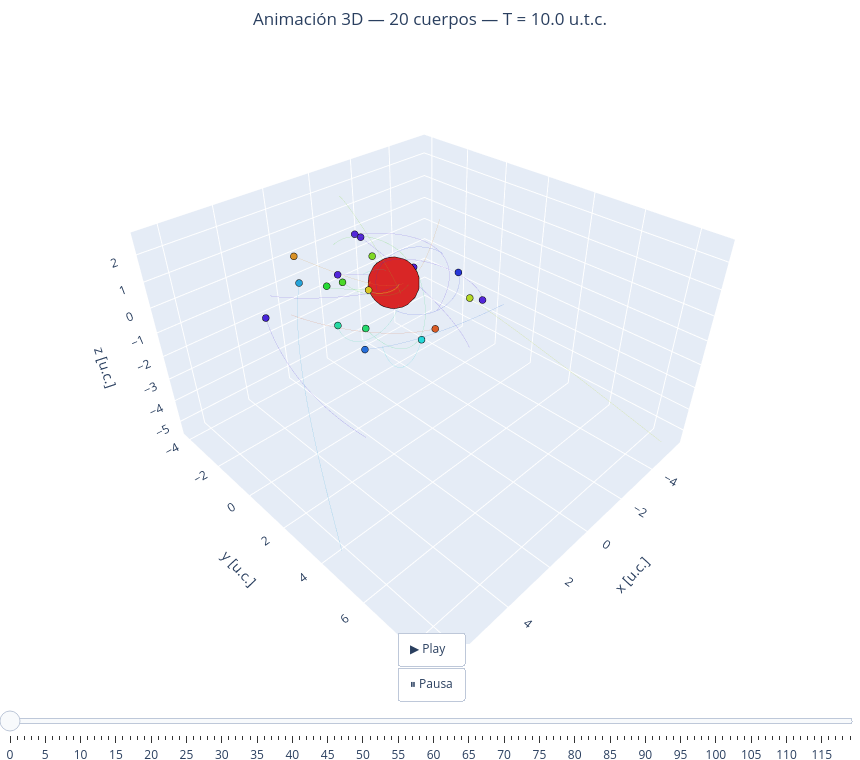

Source (notebook cell):
### Markdown cell above
Vuelve a simular y animar y observa:

### Code cell
rps,vps=simula_ncuerpos_rebound(masas,rinis,vini_ajusts,T=T,Nt=Nt)
anima_ncuerpos(masas,rps,T)

### Figure 1 — Plotly figure (JSON) as saved in the notebook; plotly's stock layout.template omitted (floating-point values rounded to 4 significant figures; data arrays with more than 128 entries replaced by an {"elided": "..."} marker saying what was removed)
{"data": [{"hoverinfo": "skip", "line": {"color": "hsl(0,70%,50%)", "width": 1}, "mode": "lines", "opacity": 0.25, "showlegend": false, "type": "scatter3d", "x": {"elided": "1000 float values"}, "y": {"elided": "1000 float values"}, "z": {"elided": "1000 float values"}}, {"hoverinfo": "skip", "line": {"color": "hsl(18,70%,50%)", "width": 1}, "mode": "lines", "opacity": 0.25, "showlegend": false, "type": "scatter3d", "x": {"elided": "1000 float values"}, "y": {"elided": "1000 float values"}, "z": {"elided": "1000 float values"}}, {"hoverinfo": "skip", "line": {"color": "hsl(36,70%,50%)", "width": 1}, "mode": "lines", "opacity": 0.25, "showlegend": false, "type": "scatter3d", "x": {"elided": "1000 float values"}, "y": {"elided": "1000 float values"}, "z": {"elided": "1000 float values"}}, {"hoverinfo": "skip", "line": {"color": "hsl(54,70%,50%)", "width": 1}, "mode": "lines", "opacity": 0.25, "showlegend": false, "type": "scatter3d", "x": {"elided": "1000 float values"}, "y": {"elided": "1000 float values"}, "z": {"elided": "1000 float values"}}, {"hoverinfo": "skip", "line": {"color": "hsl(72,70%,50%)", "width": 1}, "mode": "lines", "opacity": 0.25, "showlegend": false, "type": "scatter3d", "x": {"elided": "1000 float values"}, "y": {"elided": "1000 float values"}, "z": {"elided": "1000 float values"}}, {"hoverinfo": "skip", "line": {"color": "hsl(90,70%,50%)", "width": 1}, "mode": "lines", "opacity": 0.25, "showlegend": false, "type": "scatter3d", "x": {"elided": "1000 float values"}, "y": {"elided": "1000 float values"}, "z": {"elided": "1000 float values"}}, {"hoverinfo": "skip", "line": {"color": "hsl(108,70%,50%)", "width": 1}, "mode": "lines", "opacity": 0.25, "showlegend": false, "type": "scatter3d", "x": {"elided": "1000 float values"}, "y": {"elided": "1000 float values"}, "z": {"elided": "1000 float values"}}, {"hoverinfo": "skip", "line": {"color": "hsl(125,70%,50%)", "width": 1}, "mode": "lines", "opacity": 0.25, "showlegend": false, "type": "scatter3d", "x": {"elided": "1000 float values"}, "y": {"elided": "1000 float values"}, "z": {"elided": "1000 float values"}}, {"hoverinfo": "skip", "line": {"color": "hsl(144,70%,50%)", "width": 1}, "mode": "lines", "opacity": 0.25, "showlegend": false, "type": "scatter3d", "x": {"elided": "1000 float values"}, "y": {"elided": "1000 float values"}, "z": {"elided": "1000 float values"}}, {"hoverinfo": "skip", "line": {"color": "hsl(162,70%,50%)", "width": 1}, "mode": "lines", "opacity": 0.25, "showlegend": false, "type": "scatter3d", "x": {"elided": "1000 float values"}, "y": {"elided": "1000 float values"}, "z": {"elided": "1000 float values"}}, {"hoverinfo": "skip", "line": {"color": "hsl(180,70%,50%)", "width": 1}, "mode": "lines", "opacity": 0.25, "showlegend": false, "type": "scatter3d", "x": {"elided": "1000 float values"}, "y": {"elided": "1000 float values"}, "z": {"elided": "1000 float values"}}, {"hoverinfo": "skip", "line": {"color": "hsl(198,70%,50%)", "width": 1}, "mode": "lines", "opacity": 0.25, "showlegend": false, "type": "scatter3d", "x": {"elided": "1000 float values"}, "y": {"elided": "1000 float values"}, "z": {"elided": "1000 float values"}}, {"hoverinfo": "skip", "line": {"color": "hsl(216,70%,50%)", "width": 1}, "mode": "lines", "opacity": 0.25, "showlegend": false, "type": "scatter3d", "x": {"elided": "1000 float values"}, "y": {"elided": "1000 float values"}, "z": {"elided": "1000 float values"}}, {"hoverinfo": "skip", "line": {"color": "hsl(234,70%,50%)", "width": 1}, "mode": "lines", "opacity": 0.25, "showlegend": false, "type": "scatter3d", "x": {"elided": "1000 float values"}, "y": {"elided": "1000 float values"}, "z": {"elided": "1000 float values"}}, {"hoverinfo": "skip", "line": {"color": "hsl(251,70%,50%)", "width": 1}, "mode": "lines", "opacity": 0.25, "showlegend": false, "type": "scatter3d", "x": {"elided": "1000 float values"}, "y": {"elided": "1000 float values"}, "z": {"elided": "1000 float values"}}, {"hoverinfo": "skip", "line": {"color": "hsl(270,70%,50%)", "width": 1}, "mode": "lines", "opacity": 0.25, "showlegend": false, "type": "scatter3d", "x": {"elided": "1000 float values"}, "y": {"elided": "1000 float values"}, "z": {"elided": "1000 float values"}}, {"hoverinfo": "skip", "line": {"color": "hsl(288,70%,50%)", "width": 1}, "mode": "lines", "opacity": 0.25, "showlegend": false, "type": "scatter3d", "x": {"elided": "1000 float values"}, "y": {"elided": "1000 float values"}, "z": {"elided": "1000 float values"}}, {"hoverinfo": "skip", "line": {"color": "hsl(306,70%,50%)", "width": 1}, "mode": "lines", "opacity": 0.25, "showlegend": false, "type": "scatter3d", "x": {"elided": "1000 float values"}, "y": {"elided": "1000 float values"}, "z": {"elided": "1000 float values"}}, {"hoverinfo": "skip", "line": {"color": "hsl(324,70%,50%)", "width": 1}, "mode": "lines", "opacity": 0.25, "showlegend": false, "type": "scatter3d", "x": {"elided": "1000 float values"}, "y": {"elided": "1000 float values"}, "z": {"elided": "1000 float values"}}, {"hoverinfo": "skip", "line": {"color": "hsl(342,70%,50%)", "width": 1}, "mode": "lines", "opacity": 0.25, "showlegend": false, "type": "scatter3d", "x": {"elided": "1000 float values"}, "y": {"elided": "1000 float values"}, "z": {"elided": "1000 float values"}}, {"marker": {"color": "hsl(0,70%,50%)", "line": {"color": "black", "width": 0.5}, "size": 30}, "mode": "markers", "name": "Cuerpo 1", "showlegend": false, "type": "scatter3d", "x": [-0.01563], "y": [0.003813], "z": [0]}, {"marker": {"color": "hsl(18,70%,50%)", "line": {"color": "black", "width": 0.5}, "size": 4}, "mode": "markers", "name": "Cuerpo 2", "showlegend": false, "type": "scatter3d", "x": [1.047], "y": [3.147], "z": [0]}, {"marker": {"color": "hsl(36,70%,50%)", "line": {"color": "black", "width": 0.5}, "size": 4}, "mode": "markers", "name": "Cuerpo 3", "showlegend": false, "type": "scatter3d", "x": [1.325], "y": [-4.057], "z": [0]}, {"marker": {"color": "hsl(54,70%,50%)", "line": {"color": "black", "width": 0.5}, "size": 4}, "mode": "markers", "name": "Cuerpo 4", "showlegend": false, "type": "scatter3d", "x": [0.9659], "y": [-0.1946], "z": [0]}, {"marker": {"color": "hsl(72,70%,50%)", "line": {"color": "black", "width": 0.5}, "size": 4}, "mode": "markers", "name": "Cuerpo 5", "showlegend": false, "type": "scatter3d", "x": [-1.131], "y": [2.652], "z": [0]}, {"marker": {"color": "hsl(90,70%,50%)", "line": {"color": "black", "width": 0.5}, "size": 4}, "mode": "markers", "name": "Cuerpo 6", "showlegend": false, "type": "scatter3d", "x": [-0.7695], "y": [-1.985], "z": [0]}, {"marker": {"color": "hsl(108,70%,50%)", "line": {"color": "black", "width": 0.5}, "size": 4}, "mode": "markers", "name": "Cuerpo 7", "showlegend": false, "type": "scatter3d", "x": [1.263], "y": [-1.253], "z": [0]}, {"marker": {"color": "hsl(125,70%,50%)", "line": {"color": "black", "width": 0.5}, "size": 4}, "mode": "markers", "name": "Cuerpo 8", "showlegend": false, "type": "scatter3d", "x": [1.829], "y": [-1.434], "z": [0]}, {"marker": {"color": "hsl(144,70%,50%)", "line": {"color": "black", "width": 0.5}, "size": 4}, "mode": "markers", "name": "Cuerpo 9", "showlegend": false, "type": "scatter3d", "x": [2.608], "y": [1.556], "z": [0]}, {"marker": {"color": "hsl(162,70%,50%)", "line": {"color": "black", "width": 0.5}, "size": 4}, "mode": "markers", "name": "Cuerpo 10", "showlegend": false, "type": "scatter3d", "x": [3.131], "y": [0.7918], "z": [0]}, {"marker": {"color": "hsl(180,70%,50%)", "line": {"color": "black", "width": 0.5}, "size": 4}, "mode": "markers", "name": "Cuerpo 11", "showlegend": false, "type": "scatter3d", "x": [1.786], "y": [3.273], "z": [0]}, {"marker": {"color": "hsl(198,70%,50%)", "line": {"color": "black", "width": 0.5}, "size": 4}, "mode": "markers", "name": "Cuerpo 12", "showlegend": false, "type": "scatter3d", "x": [2.382], "y": [-2.301], "z": [0]}, {"marker": {"color": "hsl(216,70%,50%)", "line": {"color": "black", "width": 0.5}, "size": 4}, "mode": "markers", "name": "Cuerpo 13", "showlegend": false, "type": "scatter3d", "x": [3.389], "y": [2.424], "z": [0]}, {"marker": {"color": "hsl(234,70%,50%)", "line": {"color": "black", "width": 0.5}, "size": 4}, "mode": "markers", "name": "Cuerpo 14", "showlegend": false, "type": "scatter3d", "x": [-2.154], "y": [1.16], "z": [0]}, {"marker": {"color": "hsl(251,70%,50%)", "line": {"color": "black", "width": 0.5}, "size": 4}, "mode": "markers", "name": "Cuerpo 15", "showlegend": false, "type": "scatter3d", "x": [4.519], "y": [-1.225], "z": [0]}, {"marker": {"color": "hsl(270,70%,50%)", "line": {"color": "black", "width": 0.5}, "size": 4}, "mode": "markers", "name": "Cuerpo 16", "showlegend": false, "type": "scatter3d", "x": [-1.275], "y": [-0.2625], "z": [0]}, {"marker": {"color": "hsl(288,70%,50%)", "line": {"color": "black", "width": 0.5}, "size": 4}, "mode": "markers", "name": "Cuerpo 17", "showlegend": false, "type": "scatter3d", "x": [-1.492], "y": [-3.858], "z": [0]}, {"marker": {"color": "hsl(306,70%,50%)", "line": {"color": "black", "width": 0.5}, "size": 4}, "mode": "markers", "name": "Cuerpo 18", "showlegend": false, "type": "scatter3d", "x": [-1.344], "y": [3.045], "z": [0]}, {"marker": {"color": "hsl(324,70%,50%)", "line": {"color": "black", "width": 0.5}, "size": 4}, "mode": "markers", "name": "Cuerpo 19", "showlegend": false, "type": "scatter3d", "x": [-1.49], "y": [-3.494], "z": [0]}, {"marker": {"color": "hsl(342,70%,50%)", "line": {"color": "black", "width": 0.5}, "size": 4}, "mode": "markers", "name": "Cuerpo 20", "showlegend": false, "type": "scatter3d", "x": [1.044], "y": [-1.798], "z": [0]}], "layout": {"height": 760, "margin": {"b": 0, "l": 0, "r": 0, "t": 50}, "scene": {"aspectmode": "data", "xaxis": {"title": {"text": "x [u.c.]"}}, "yaxis": {"title": {"text": "y [u.c.]"}}, "zaxis": {"title": {"text": "z [u.c.]"}}}, "sliders": [{"currentvalue": {"prefix": "Frame: ", "visible": true, "xanchor": "center"}, "pad": {"t": 40}, "steps": [{"args": [["0"], {"frame": {"duration": 0, "redraw": true}, "mode": "immediate"}], "label": "0", "method": "animate"}, {"args": [["1"], {"frame": {"duration": 0, "redraw": true}, "mode": "immediate"}], "label": "1", "method": "animate"}, {"args": [["2"], {"frame": {"duration": 0, "redraw": true}, "mode": "immediate"}], "label": "2", "method": "animate"}, {"args": [["3"], {"frame": {"duration": 0, "redraw": true}, "mode": "immediate"}], "label": "3", "method": "animate"}, {"args": [["4"], {"frame": {"duration": 0, "redraw": true}, "mode": "immediate"}], "label": "4", "method": "animate"}, {"args": [["5"], {"frame": {"duration": 0, "redraw": true}, "mode": "immediate"}], "label": "5", "method": "animate"}, {"args": [["6"], {"frame": {"duration": 0, "redraw": true}, "mode": "immediate"}], "label": "6", "method": "animate"}, {"args": [["7"], {"frame": {"duration": 0, "redraw": true}, "mode": "immediate"}], "label": "7", "method": "animate"}, {"args": [["8"], {"frame": {"duration": 0, "redraw": true}, "mode": "immediate"}], "label": "8", "method": "animate"}, {"args": [["9"], {"frame": {"duration": 0, "redraw": true}, "mode": "immediate"}], "label": "9", "method": "animate"}, {"args": [["10"], {"frame": {"duration": 0, "redraw": true}, "mode": "immediate"}], "label": "10", "method": "animate"}, {"args": [["11"], {"frame": {"duration": 0, "redraw": true}, "mode": "immediate"}], "label": "11", "method": "animate"}, {"args": [["12"], {"frame": {"duration": 0, "redraw": true}, "mode": "immediate"}], "label": "12", "method": "animate"}, {"args": [["13"], {"frame": {"duration": 0, "redraw": true}, "mode": "immediate"}], "label": "13", "method": "animate"}, {"args": [["14"], {"frame": {"duration": 0, "redraw": true}, "mode": "immediate"}], "label": "14", "method": "animate"}, {"args": [["15"], {"frame": {"duration": 0, "redraw": true}, "mode": "immediate"}], "label": "15", "method": "animate"}, {"args": [["16"], {"frame": {"duration": 0, "redraw": true}, "mode": "immediate"}], "label": "16", "method": "animate"}, {"args": [["17"], {"frame": {"duration": 0, "redraw": true}, "mode": "immediate"}], "label": "17", "method": "animate"}, {"args": [["18"], {"frame": {"duration": 0, "redraw": true}, "mode": "immediate"}], "label": "18", "method": "animate"}, {"args": [["19"], {"frame": {"duration": 0, "redraw": true}, "mode": "immediate"}], "label": "19", "method": "animate"}, {"args": [["20"], {"frame": {"duration": 0, "redraw": true}, "mode": "immediate"}], "label": "20", "method": "animate"}, {"args": [["21"], {"frame": {"duration": 0, "redraw": true}, "mode": "immediate"}], "label": "21", "method": "animate"}, {"args": [["22"], {"frame": {"duration": 0, "redraw": true}, "mode": "immediate"}], "label": "22", "method": "animate"}, {"args": [["23"], {"frame": {"duration": 0, "redraw": true}, "mode": "immediate"}], "label": "23", "method": "animate"}, {"args": [["24"], {"frame": {"duration": 0, "redraw": true}, "mode": "immediate"}], "label": "24", "method": "animate"}, {"args": [["25"], {"frame": {"duration": 0, "redraw": true}, "mode": "immediate"}], "label": "25", "method": "animate"}, {"args": [["26"], {"frame": {"duration": 0, "redraw": true}, "mode": "immediate"}], "label": "26", "method": "animate"}, {"args": [["27"], {"frame": {"duration": 0, "redraw": true}, "mode": "immediate"}], "label": "27", "method": "animate"}, {"args": [["28"], {"frame": {"duration": 0, "redraw": true}, "mode": "immediate"}], "label": "28", "method": "animate"}, {"args": [["29"], {"frame": {"duration": 0, "redraw": true}, "mode": "immediate"}], "label": "29", "method": "animate"}, {"args": [["30"], {"frame": {"duration": 0, "redraw": true}, "mode": "immediate"}], "label": "30", "method": "animate"}, {"args": [["31"], {"frame": {"duration": 0, "redraw": true}, "mode": "immediate"}], "label": "31", "method": "animate"}, {"args": [["32"], {"frame": {"duration": 0, "redraw": true}, "mode": "immediate"}], "label": "32", "method": "animate"}, {"args": [["33"], {"frame": {"duration": 0, "redraw": true}, "mode": "immediate"}], "label": "33", "method": "animate"}, {"args": [["34"], {"frame": {"duration": 0, "redraw": true}, "mode": "immediate"}], "label": "34", "method": "animate"}, {"args": [["35"], {"frame": {"duration": 0, "redraw": true}, "mode": "immediate"}], "label": "35", "method": "animate"}, {"args": [["36"], {"frame": {"duration": 0, "redraw": true}, "mode": "immediate"}], "label": "36", "method": "animate"}, {"args": [["37"], {"frame": {"duration": 0, "redraw": true}, "mode": "immediate"}], "label": "37", "method": "animate"}, {"args": [["38"], {"frame": {"duration": 0, "redraw": true}, "mode": "immediate"}], "label": "38", "method": "animate"}, {"args": [["39"], {"frame": {"duration": 0, "redraw": true}, "mode": "immediate"}], "label": "39", "method": "animate"}, {"args": [["40"], {"frame": {"duration": 0, "redraw": true}, "mode": "immediate"}], "label": "40", "method": "animate"}, {"args": [["41"], {"frame": {"duration": 0, "redraw": true}, "mode": "immediate"}], "label": "41", "method": "animate"}, {"args": [["42"], {"frame": {"duration": 0, "redraw": true}, "mode": "immediate"}], "label": "42", "method": "animate"}, {"args": [["43"], {"frame": {"duration": 0, "redraw": true}, "mode": "immediate"}], "label": "43", "method": "animate"}, {"args": [["44"], {"frame": {"duration": 0, "redraw": true}, "mode": "immediate"}], "label": "44", "method": "animate"}, {"args": [["45"], {"frame": {"duration": 0, "redraw": true}, "mode": "immediate"}], "label": "45", "method": "animate"}, {"args": [["46"], {"frame": {"duration": 0, "redraw": true}, "mode": "immediate"}], "label": "46", "method": "animate"}, {"args": [["47"], {"frame": {"duration": 0, "redraw": true}, "mode": "immediate"}], "label": "47", "method": "animate"}, {"args": [["48"], {"frame": {"duration": 0, "redraw": true}, "mode": "immediate"}], "label": "48", "method": "animate"}, {"args": [["49"], {"frame": {"duration": 0, "redraw": true}, "mode": "immediate"}], "label": "49", "method": "animate"}, {"args": [["50"], {"frame": {"duration": 0, "redraw": true}, "mode": "immediate"}], "label": "50", "method": "animate"}, {"args": [["51"], {"frame": {"duration": 0, "redraw": true}, "mode": "immediate"}], "label": "51", "method": "animate"}, {"args": [["52"], {"frame": {"duration": 0, "redraw": true}, "mode": "immediate"}], "label": "52", "method": "animate"}, {"args": [["53"], {"frame": {"duration": 0, "redraw": true}, "mode": "immediate"}], "label": "53", "method": "animate"}, {"args": [["54"], {"frame": {"duration": 0, "redraw": true}, "mode": "immediate"}], "label": "54", "method": "animate"}, {"args": [["55"], {"frame": {"duration": 0, "redraw": true}, "mode": "immediate"}], "label": "55", "method": "animate"}, {"args": [["56"], {"frame": {"duration": 0, "redraw": true}, "mode": "immediate"}], "label": "56", "method": "animate"}, {"args": [["57"], {"frame": {"duration": 0, "redraw": true}, "mode": "immediate"}], "label": "57", "method": "animate"}, {"args": [["58"], {"frame": {"duration": 0, "redraw": true}, "mode": "immediate"}], "label": "58", "method": "animate"}, {"args": [["59"], {"frame": {"duration": 0, "redraw": true}, "mode": "immediate"}], "label": "59", "method": "animate"}, {"args": [["60"], {"frame": {"duration": 0, "redraw": true}, "mode": "immediate"}], "label": "60", "method": "animate"}, {"args": [["61"], {"frame": {"duration": 0, "redraw": true}, "mode": "immediate"}], "label": "61", "method": "animate"}, {"args": [["62"], {"frame": {"duration": 0, "redraw": true}, "mode": "immediate"}], "label": "62", "method": "animate"}, {"args": [["63"], {"frame": {"duration": 0, "redraw": true}, "mode": "immediate"}], "label": "63", "method": "animate"}, {"args": [["64"], {"frame": {"duration": 0, "redraw": true}, "mode": "immediate"}], "label": "64", "method": "animate"}, {"args": [["65"], {"frame": {"duration": 0, "redraw": true}, "mode": "immediate"}], "label": "65", "method": "animate"}, {"args": [["66"], {"frame": {"duration": 0, "redraw": true}, "mode": "immediate"}], "label": "66", "method": "animate"}, {"args": [["67"], {"frame": {"duration": 0, "redraw": true}, "mode": "immediate"}], "label": "67", "method": "animate"}, {"args": [["68"], {"frame": {"duration": 0, "redraw": true}, "mode": "immediate"}], "label": "68", "method": "animate"}, {"args": [["69"], {"frame": {"duration": 0, "redraw": true}, "mode": "immediate"}], "label": "69", "method": "animate"}, {"args": [["70"], {"frame": {"duration": 0, "redraw": true}, "mode": "immediate"}], "label": "70", "method": "animate"}, {"args": [["71"], {"frame": {"duration": 0, "redraw": true}, "mode": "immediate"}], "label": "71", "method": "animate"}, {"args": [["72"], {"frame": {"duration": 0, "redraw": true}, "mode": "immediate"}], "label": "72", "method": "animate"}, {"args": [["73"], {"frame": {"duration": 0, "redraw": true}, "mode": "immediate"}], "label": "73", "method": "animate"}, {"args": [["74"], {"frame": {"duration": 0, "redraw": true}, "mode": "immediate"}], "label": "74", "method": "animate"}, {"args": [["75"], {"frame": {"duration": 0, "redraw": true}, "mode": "immediate"}], "label": "75", "method": "animate"}, {"args": [["76"], {"frame": {"duration": 0, "redraw": true}, "mode": "immediate"}], "label": "76", "method": "animate"}, {"args": [["77"], {"frame": {"duration": 0, "redraw": true}, "mode": "immediate"}], "label": "77", "method": "animate"}, {"args": [["78"], {"frame": {"duration": 0, "redraw": true}, "mode": "immediate"}], "label": "78", "method": "animate"}, {"args": [["79"], {"frame": {"duration": 0, "redraw": true}, "mode": "immediate"}], "label": "79", "method": "animate"}, {"args": [["80"], {"frame": {"duration": 0, "redraw": true}, "mode": "immediate"}], "label": "80", "method": "animate"}, {"args": [["81"], {"frame": {"duration": 0, "redraw": true}, "mode": "immediate"}], "label": "81", "method": "animate"}, {"args": [["82"], {"frame": {"duration": 0, "redraw": true}, "mode": "immediate"}], "label": "82", "method": "animate"}, {"args": [["83"], {"frame": {"duration": 0, "redraw": true}, "mode": "immediate"}], "label": "83", "method": "animate"}, {"args": [["84"], {"frame": {"duration": 0, "redraw": true}, "mode": "immediate"}], "label": "84", "method": "animate"}, {"args": [["85"], {"frame": {"duration": 0, "redraw": true}, "mode": "immediate"}], "label": "85", "method": "animate"}, {"args": [["86"], {"frame": {"duration": 0, "redraw": true}, "mode": "immediate"}], "label": "86", "method": "animate"}, {"args": [["87"], {"frame": {"duration": 0, "redraw": true}, "mode": "immediate"}], "label": "87", "method": "animate"}, {"args": [["88"], {"frame": {"duration": 0, "redraw": true}, "mode": "immediate"}], "label": "88", "method": "animate"}, {"args": [["89"], {"frame": {"duration": 0, "redraw": true}, "mode": "immediate"}], "label": "89", "method": "animate"}, {"args": [["90"], {"frame": {"duration": 0, "redraw": true}, "mode": "immediate"}], "label": "90", "method": "animate"}, {"args": [["91"], {"frame": {"duration": 0, "redraw": true}, "mode": "immediate"}], "label": "91", "method": "animate"}, {"args": [["92"], {"frame": {"duration": 0, "redraw": true}, "mode": "immediate"}], "label": "92", "method": "animate"}, {"args": [["93"], {"frame": {"duration": 0, "redraw": true}, "mode": "immediate"}], "label": "93", "method": "animate"}, {"args": [["94"], {"frame": {"duration": 0, "redraw": true}, "mode": "immediate"}], "label": "94", "method": "animate"}, {"args": [["95"], {"frame": {"duration": 0, "redraw": true}, "mode": "immediate"}], "label": "95", "method": "animate"}, {"args": [["96"], {"frame": {"duration": 0, "redraw": true}, "mode": "immediate"}], "label": "96", "method": "animate"}, {"args": [["97"], {"frame": {"duration": 0, "redraw": true}, "mode": "immediate"}], "label": "97", "method": "animate"}, {"args": [["98"], {"frame": {"duration": 0, "redraw": true}, "mode": "immediate"}], "label": "98", "method": "animate"}, {"args": [["99"], {"frame": {"duration": 0, "redraw": true}, "mode": "immediate"}], "label": "99", "method": "animate"}, {"args": [["100"], {"frame": {"duration": 0, "redraw": true}, "mode": "immediate"}], "label": "100", "method": "animate"}, {"args": [["101"], {"frame": {"duration": 0, "redraw": true}, "mode": "immediate"}], "label": "101", "method": "animate"}, {"args": [["102"], {"frame": {"duration": 0, "redraw": true}, "mode": "immediate"}], "label": "102", "method": "animate"}, {"args": [["103"], {"frame": {"duration": 0, "redraw": true}, "mode": "immediate"}], "label": "103", "method": "animate"}, {"args": [["104"], {"frame": {"duration": 0, "redraw": true}, "mode": "immediate"}], "label": "104", "method": "animate"}, {"args": [["105"], {"frame": {"duration": 0, "redraw": true}, "mode": "immediate"}], "label": "105", "method": "animate"}, {"args": [["106"], {"frame": {"duration": 0, "redraw": true}, "mode": "immediate"}], "label": "106", "method": "animate"}, {"args": [["107"], {"frame": {"duration": 0, "redraw": true}, "mode": "immediate"}], "label": "107", "method": "animate"}, {"args": [["108"], {"frame": {"duration": 0, "redraw": true}, "mode": "immediate"}], "label": "108", "method": "animate"}, {"args": [["109"], {"frame": {"duration": 0, "redraw": true}, "mode": "immediate"}], "label": "109", "method": "animate"}, {"args": [["110"], {"frame": {"duration": 0, "redraw": true}, "mode": "immediate"}], "label": "110", "method": "animate"}, {"args": [["111"], {"frame": {"duration": 0, "redraw": true}, "mode": "immediate"}], "label": "111", "method": "animate"}, {"args": [["112"], {"frame": {"duration": 0, "redraw": true}, "mode": "immediate"}], "label": "112", "method": "animate"}, {"args": [["113"], {"frame": {"duration": 0, "redraw": true}, "mode": "immediate"}], "label": "113", "method": "animate"}, {"args": [["114"], {"frame": {"duration": 0, "redraw": true}, "mode": "immediate"}], "label": "114", "method": "animate"}, {"args": [["115"], {"frame": {"duration": 0, "redraw": true}, "mode": "immediate"}], "label": "115", "method": "animate"}, {"args": [["116"], {"frame": {"duration": 0, "redraw": true}, "mode": "immediate"}], "label": "116", "method": "animate"}, {"args": [["117"], {"frame": {"duration": 0, "redraw": true}, "mode": "immediate"}], "label": "117", "method": "animate"}, {"args": [["118"], {"frame": {"duration": 0, "redraw": true}, "mode": "immediate"}], "label": "118", "method": "animate"}, {"args": [["119"], {"frame": {"duration": 0, "redraw": true}, "mode": "immediate"}], "label": "119", "method": "animate"}]}], "title": {"text": "Animación 3D — 20 cuerpos — T = 10.0 u.t.c.", "x": 0.5}, "updatemenus": [{"buttons": [{"args": [null, {"frame": {"duration": 40, "redraw": true}, "fromcurrent": true, "mode": "immediate"}], "label": "▶ Play", "method": "animate"}, {"args": [[null], {"frame": {"duration": 0, "redraw": false}, "mode": "immediate"}], "label": "⏸ Pausa", "method": "animate"}], "showactive": false, "type": "buttons", "x": 0.5, "xanchor": "center", "y": 0.02}], "width": 860}}
